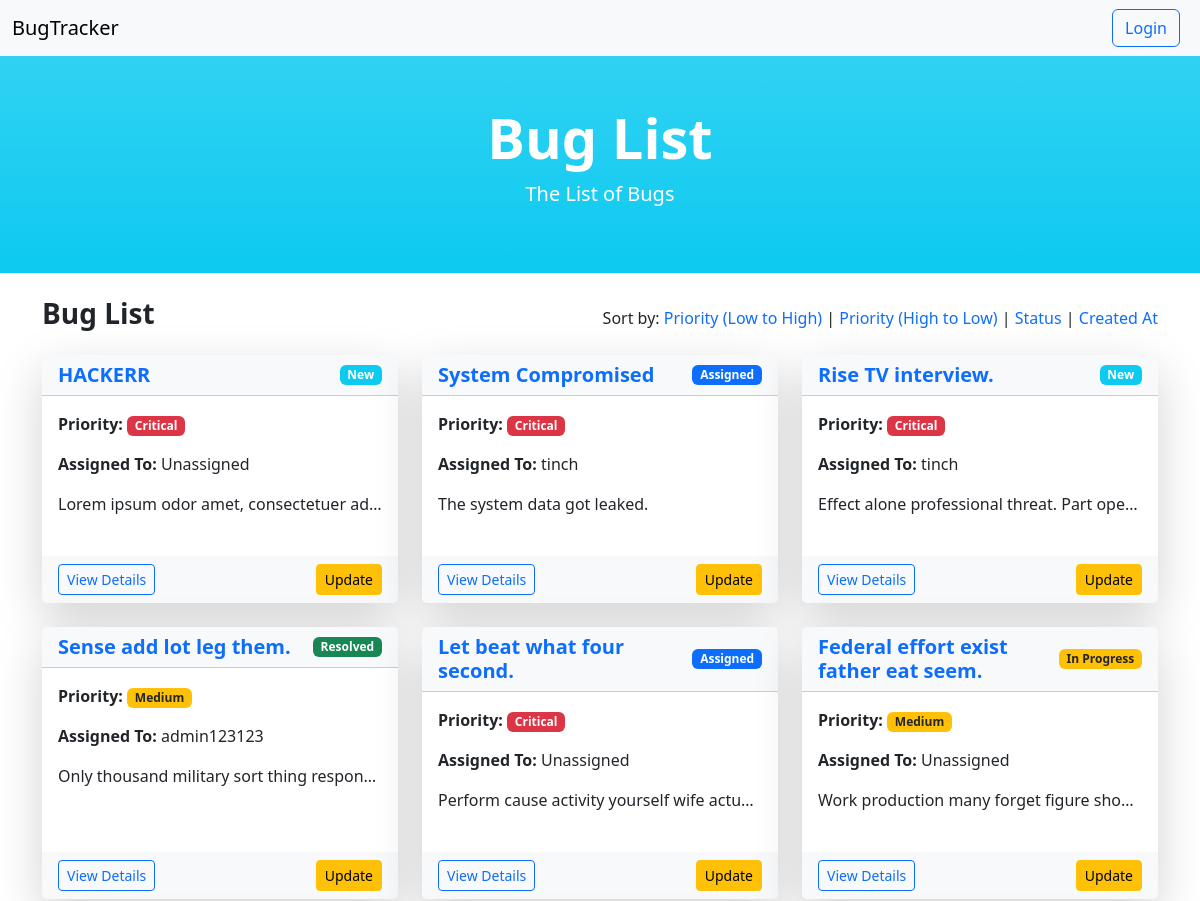
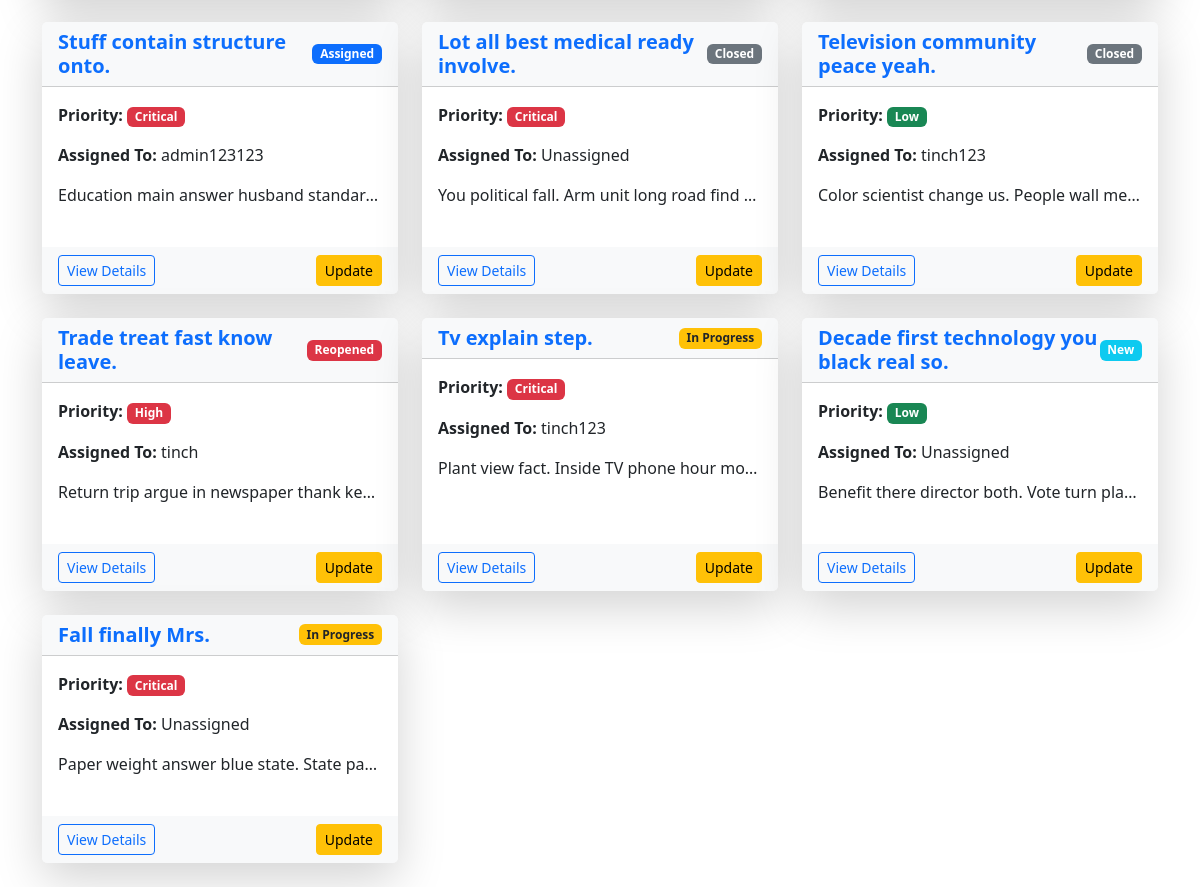
Page /projects/2/bugs/ on the committed database (2 pictures, top to bottom).
### myapp/models.py (models this page shows, shortened)
class Bug(models.Model):
    title = models.CharField(max_length=255)
    description = models.TextField()
    status = models.CharField(max_length=50, choices=[
        ('new', 'New'),
        ('assigned', 'Assigned'),
        ('in_progress', 'In Progress'),
        ('resolved', 'Resolved'),
        ('closed', 'Closed'),
        ('reopened', 'Reopened'),
    ], default='new')
    priority = models.CharField(max_length=50, choices=[
        ('low', 'Low'),
        ('medium', 'Medium'),
        ('high', 'High'),
        ('critical', 'Critical'),
    ], default='medium')
    severity = models.CharField(max_length=50, choices=[
        ('trivial', 'Trivial'),
        ('minor', 'Minor'),
        ('major', 'Major'),
        ('blocker', 'Blocker'),
    ], default='minor')
    project = models.ForeignKey(Project, on_delete=models.CASCADE, related_name="bugs")
    reported_by = models.ForeignKey(User, on_delete=models.SET_NULL, null=True, related_name="reported_bugs")
    assigned_to = models.ForeignKey(User, on_delete=models.SET_NULL, null=True, blank=True,
                                    related_name="assigned_bugs")
    created_at = models.DateTimeField(auto_now_add=True)
    updated_at = models.DateTimeField(auto_now=True)

### myapp/views.py (the view)
# urls.py: path('projects/<int:pk>/bugs/', ProjectBugListView.as_view(), name='project_bugs'),
class ProjectBugListView(ListView):
    model = Bug
    template_name = 'myapp/bug_list.html'
    context_object_name = 'bugs'
    def get_queryset(self):
        project_id = self.kwargs['pk']
        return Bug.objects.filter(project_id=project_id)

### myapp/models.py (called while the page is built)
    def __str__(self):
        return self.name

### myapp/templates/myapp/bug_list.html (shortened to what this page needs)
{% extends 'myapp/base.html' %}
{% block content %}
    {% include 'myapp/navbar.html' %}
    <div class="container-fluid py-5 text-center bg-gradient bg-info text-white">
        <h1 class="display-4 fw-bold">Bug List</h1>
        <p class="lead">The List of Bugs</p>
    </div>
    <div class="container py-4">
        <div class="d-flex justify-content-between align-items-center mb-3">
            <h3 class="fw-bold">Bug List</h3>
            <div>
                <span class="fw-medium">Sort by:</span>
                <a href="?ordering=-priority" class="text-decoration-none text-primary">Priority (Low to High)</a> |
                <a href="?ordering=priority" class="text-decoration-none text-primary">Priority (High to Low)</a> |
                <a href="?ordering=status" class="text-decoration-none text-primary">Status</a> |
                <a href="?ordering=created_at" class="text-decoration-none text-primary">Created At</a>
            </div>
        </div>
        <div class="row g-4">
            {% for bug in bugs %}
                <div class="col-md-6 col-lg-4">
                    <div class="card border-0 shadow-lg h-100">
                        <div class="card-header bg-light d-flex justify-content-between align-items-center">
                            <h5 class="card-title text-primary fw-bold m-0">{{ bug.title }}</h5>
                            <span class="badge
                                {% if bug.status == 'new' %}bg-info{% endif %}
                                {% if bug.status == 'assigned' %}bg-primary{% endif %}
                                {% if bug.status == 'in_progress' %}bg-warning text-dark{% endif %}
                                {% if bug.status == 'resolved' %}bg-success{% endif %}
                                {% if bug.status == 'closed' %}bg-secondary{% endif %}
                                {% if bug.status == 'reopened' %}bg-danger{% endif %}
                            ">
                                {{ bug.get_status_display }}
                            </span>
                        </div>
                        <div class="card-body pb-4">
                            <p>
                                <strong>Priority:</strong>
                                <span class="badge
                                    {% if bug.priority == 'low' %}bg-success{% endif %}
                                    {% if bug.priority == 'medium' %}bg-warning text-dark{% endif %}
                                    {% if bug.priority == 'high' %}bg-danger{% endif %}
                                    {% if bug.priority == 'critical' %}bg-danger text-white{% endif %}
                                ">
                                    {{ bug.get_priority_display }}
                                </span>
                            </p>
                            <p><strong>Assigned To:</strong> {{ bug.assigned_to|default:"Unassigned" }}</p>
                            <p class="text-truncate" title="{{ bug.description }}">{{ bug.description|truncatechars:100 }}</p>
                        </div>
                        <div class="card-footer border-0 bg-light d-flex justify-content-between align-items-center">
                            <button type="button" class="btn btn-outline-primary btn-sm" data-bs-toggle="modal" data-bs-target="#bugModal{{ bug.pk }}">
                                View Details
                            </button>
                            <a href="{% url 'bug_update' bug.pk %}" class="btn btn-warning btn-sm">Update</a>
                        </div>
                    </div>
                </div>
            {% empty %}
                <div class="col-12 text-center">
                    <p class="lead text-muted">No bugs found. Add one to get started!</p>
                </div>
            {% endfor %}
        </div>
    </div>
{% endblock content %}

### rows in the picture
Bug: title "HACKERR", status "New", priority "Critical", assigned_to "Unassigned", description "Lorem ipsum odor amet, consectetuer ad…"
Bug: title "System Compromised", status "Assigned", priority "Critical", assigned_to "tinch", description "The system data got leaked."
Bug: title "Rise TV interview.", status "New", priority "Critical", assigned_to "tinch", description "Effect alone professional threat. Part ope…"
Bug: title "Sense add lot leg them.", status "Resolved", priority "Medium", assigned_to "admin123123", description "Only thousand military sort thing respon…"
Bug: title "Let beat what four second.", status "Assigned", priority "Critical", assigned_to "Unassigned", description "Perform cause activity yourself wife actu…"
Bug: title "Federal effort exist father eat seem.", status "In Progress", priority "Medium", assigned_to "Unassigned", description "Work production many forget figure sho…"
Bug: title "Stuff contain structure onto.", status "Assigned", priority "Critical", assigned_to "admin123123", description "Education main answer husband standar…"
Bug: title "Lot all best medical ready involve.", status "Closed", priority "Critical", assigned_to "Unassigned", description "You political fall. Arm unit long road find…"
Bug: title "Television community peace yeah.", status "Closed", priority "Low", assigned_to "tinch123", description "Color scientist change us. People wall me…"
Bug: title "Trade treat fast know leave.", status "Reopened", priority "High", assigned_to "tinch", description "Return trip argue in newspaper thank ke…"
Bug: title "Tv explain step.", status "In Progress", priority "Critical", assigned_to "tinch123", description "Plant view fact. Inside TV phone hour mo…"
Bug: title "Decade first technology you black real so.", status "New", priority "Low", assigned_to "Unassigned", description "Benefit there director both. Vote turn pla…"
Bug: title "Fall finally Mrs.", status "In Progress", priority "Critical", assigned_to "Unassigned", description "Paper weight answer blue state. State pa…"
